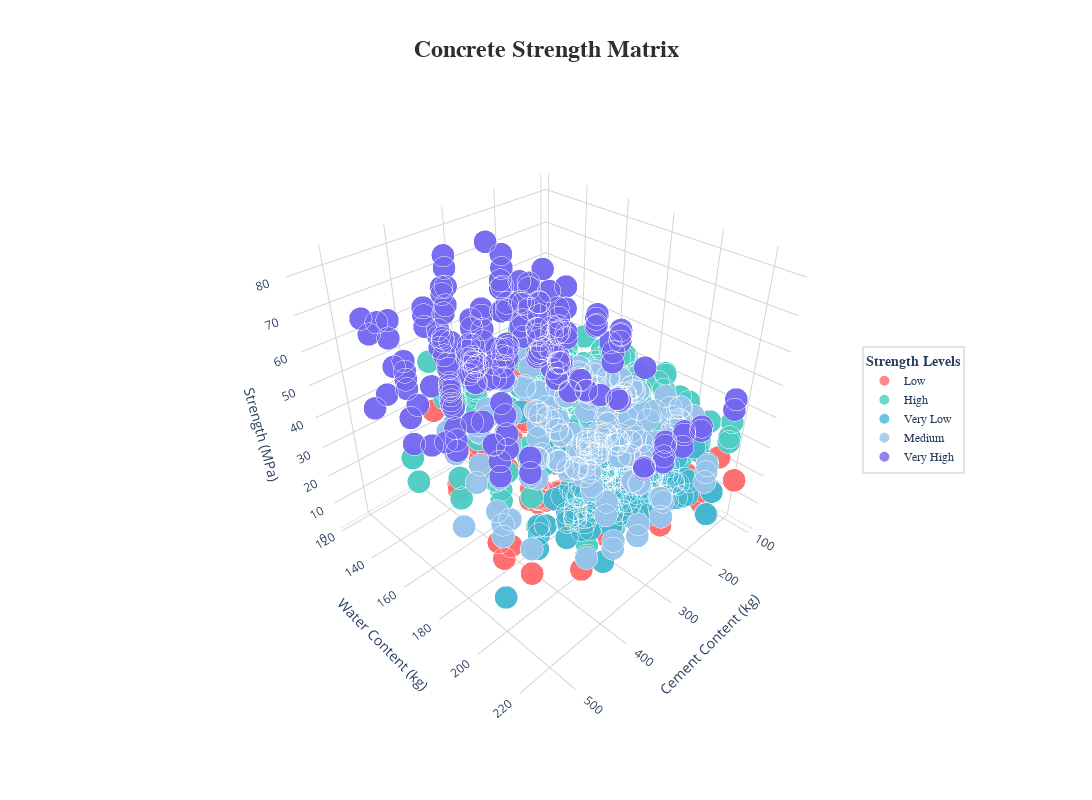

Here is the notebook cell this chart was saved with:
### Markdown cell above
We can see from above plot that there is a negative correlation between water content and compressive strength, as indicated by the downward slope of the regression line. This perfectly aligns with higher water content in the mix generally reduces the strength of concrete because of increased porosity. We can also intrepret that water content above 220(kg/m3) show more dispersion and relatively lower strength values, some kind of threshold can be put at this boundary.

### Code cell
import plotly.express as px
import numpy as np

def create_stylish_viz(df):
    # Create strength categories for legend
    df['Strength_Category'] = pd.qcut(df['Mpa'], 
                                    q=5, 
                                    labels=['Very Low', 'Low', 'Medium', 'High', 'Very High'])
    
    # Custom color scale
    colors = ['#FF6B6B', '#4ECDC4', '#45B7D1', '#96C3EB', '#7367F0']
    
    fig = px.scatter_3d(df,
                        x='Cement',
                        y='Water',
                        z='Mpa',
                        color='Strength_Category',
                        color_discrete_sequence=colors,
                        title='Concrete Strength Analysis',
                        width=1200,
                        height=800,
                        size_max=15)

    # Enhanced layout
    fig.update_layout(
        plot_bgcolor='white',
        paper_bgcolor='white',
        title=dict(
            text='<b>Concrete Strength Matrix</b>',
            font=dict(size=24, family='Arial', color='#2f2f2f'),
            x=0.5,
            y=0.95
        ),
        scene=dict(
            xaxis_title='Cement Content (kg)',
            yaxis_title='Water Content (kg)',
            zaxis_title='Strength (MPa)',
            xaxis=dict(gridcolor='lightgrey', showbackground=True, backgroundcolor='white'),
            yaxis=dict(gridcolor='lightgrey', showbackground=True, backgroundcolor='white'),
            zaxis=dict(gridcolor='lightgrey', showbackground=True, backgroundcolor='white')
        ),
        scene_camera=dict(
            up=dict(x=0, y=0, z=1),
            center=dict(x=0, y=0, z=0),
            eye=dict(x=1.5, y=1.5, z=1.5)
        ),
        # Stylish legend
        showlegend=True,
        legend=dict(
            title=dict(
                text='<b>Strength Levels</b>',
                font=dict(size=14, family='Arial')
            ),
            bgcolor='rgba(255, 255, 255, 0.9)',
            bordercolor='#E2E2E2',
            borderwidth=2,
            itemsizing='constant',
            itemwidth=30,
            x=0.95,
            y=0.5,
            xanchor='right',
            yanchor='middle',
            font=dict(size=12, family='Arial'),
            orientation='v'
        )
    )

    # Enhanced markers
    fig.update_traces(
        marker=dict(
            size=8,
            opacity=0.8,
            line=dict(width=1, color='white'),
            symbol='circle'
        ),
        selector=dict(mode='markers')
    )

    return fig

# Create and display the visualization
fig = create_stylish_viz(df)
fig.show()

### Figure 1 — Plotly figure (JSON) as saved in the notebook; plotly's stock layout.template omitted (floating-point values rounded to 4 significant figures; data arrays with more than 128 entries replaced by an {"elided": "..."} marker saying what was removed)
{"data": [{"hovertemplate": "Strength_Category=Low<br>Cement=%{x}<br>Water=%{y}<br>Mpa=%{z}<extra></extra>", "legendgroup": "Low", "marker": {"color": "#FF6B6B", "line": {"color": "white", "width": 1}, "opacity": 0.8, "size": 8, "symbol": "circle"}, "mode": "markers", "name": "Low", "scene": "scene", "showlegend": true, "type": "scatter3d", "x": {"elided": "402 float values"}, "y": {"elided": "402 float values"}, "z": {"elided": "402 float values"}}, {"hovertemplate": "Strength_Category=High<br>Cement=%{x}<br>Water=%{y}<br>Mpa=%{z}<extra></extra>", "legendgroup": "High", "marker": {"color": "#4ECDC4", "line": {"color": "white", "width": 1}, "opacity": 0.8, "size": 8, "symbol": "circle"}, "mode": "markers", "name": "High", "scene": "scene", "showlegend": true, "type": "scatter3d", "x": {"elided": "402 float values"}, "y": {"elided": "402 float values"}, "z": {"elided": "402 float values"}}, {"hovertemplate": "Strength_Category=Very Low<br>Cement=%{x}<br>Water=%{y}<br>Mpa=%{z}<extra></extra>", "legendgroup": "Very Low", "marker": {"color": "#45B7D1", "line": {"color": "white", "width": 1}, "opacity": 0.8, "size": 8, "symbol": "circle"}, "mode": "markers", "name": "Very Low", "scene": "scene", "showlegend": true, "type": "scatter3d", "x": {"elided": "404 float values"}, "y": {"elided": "404 float values"}, "z": {"elided": "404 float values"}}, {"hovertemplate": "Strength_Category=Medium<br>Cement=%{x}<br>Water=%{y}<br>Mpa=%{z}<extra></extra>", "legendgroup": "Medium", "marker": {"color": "#96C3EB", "line": {"color": "white", "width": 1}, "opacity": 0.8, "size": 8, "symbol": "circle"}, "mode": "markers", "name": "Medium", "scene": "scene", "showlegend": true, "type": "scatter3d", "x": {"elided": "402 float values"}, "y": {"elided": "402 float values"}, "z": {"elided": "402 float values"}}, {"hovertemplate": "Strength_Category=Very High<br>Cement=%{x}<br>Water=%{y}<br>Mpa=%{z}<extra></extra>", "legendgroup": "Very High", "marker": {"color": "#7367F0", "line": {"color": "white", "width": 1}, "opacity": 0.8, "size": 8, "symbol": "circle"}, "mode": "markers", "name": "Very High", "scene": "scene", "showlegend": true, "type": "scatter3d", "x": {"elided": "402 float values"}, "y": {"elided": "402 float values"}, "z": {"elided": "402 float values"}}], "layout": {"height": 800, "legend": {"bgcolor": "rgba(255, 255, 255, 0.9)", "bordercolor": "#E2E2E2", "borderwidth": 2, "font": {"family": "Arial", "size": 12}, "itemsizing": "constant", "itemwidth": 30, "orientation": "v", "title": {"font": {"family": "Arial", "size": 14}, "text": "<b>Strength Levels</b>"}, "tracegroupgap": 0, "x": 0.95, "xanchor": "right", "y": 0.5, "yanchor": "middle"}, "paper_bgcolor": "white", "plot_bgcolor": "white", "scene": {"aspectmode": "auto", "aspectratio": {"x": 1, "y": 1, "z": 1}, "camera": {"center": {"x": 0, "y": 0, "z": 0}, "eye": {"x": 1.317, "y": 1.317, "z": 1.317}, "projection": {"type": "perspective"}, "up": {"x": 0, "y": 0, "z": 1}}, "domain": {"x": [0, 1], "y": [0, 1]}, "xaxis": {"backgroundcolor": "white", "gridcolor": "lightgrey", "showbackground": true, "title": {"text": "Cement Content (kg)"}, "type": "linear"}, "yaxis": {"backgroundcolor": "white", "gridcolor": "lightgrey", "showbackground": true, "title": {"text": "Water Content (kg)"}, "type": "linear"}, "zaxis": {"backgroundcolor": "white", "gridcolor": "lightgrey", "showbackground": true, "title": {"text": "Strength (MPa)"}, "type": "linear"}}, "showlegend": true, "title": {"font": {"color": "#2f2f2f", "family": "Arial", "size": 24}, "text": "<b>Concrete Strength Matrix</b>", "x": 0.5, "y": 0.95}, "width": 1200}}
